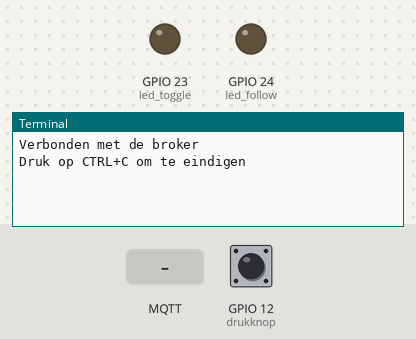
A program run on a simulated Raspberry Pi (BCM pin numbers). Parts: output pins drawn as LEDs (lit = HIGH), the last lines printed to the terminal. Inputs (shaded band) come from the test bench; at power-on: GPIO 12 (drukknop) HIGH. No MQTT or app messages arrive unless stated.

Above: at 1.3 s.
1.4 s: GPIO 12 (drukknop) pulled LOW for 0.15 s
At 2.5 s:
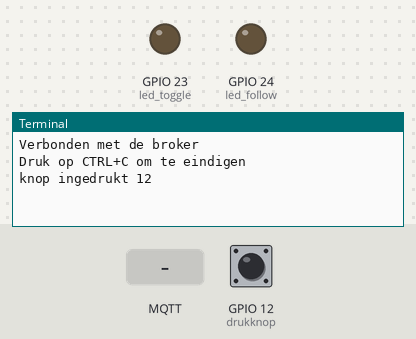
3.0 s: MQTT message "1" arrives on the first subscribed topic
At 3.7 s:
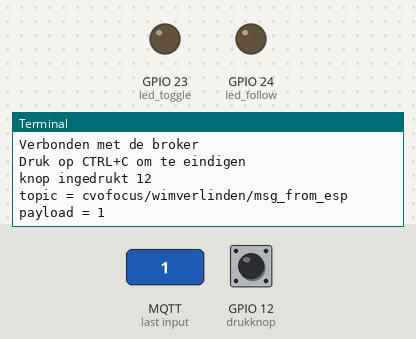
4.5 s: MQTT message "on" arrives on the first subscribed topic
At 4.8 s:
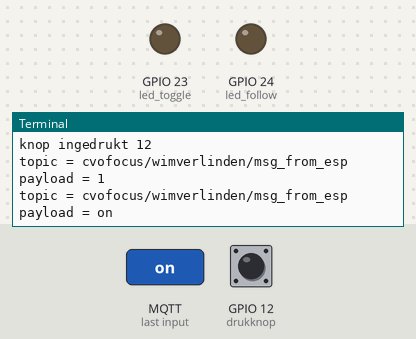
6.0 s: MQTT message "off" arrives on the first subscribed topic
At 7.2 s:
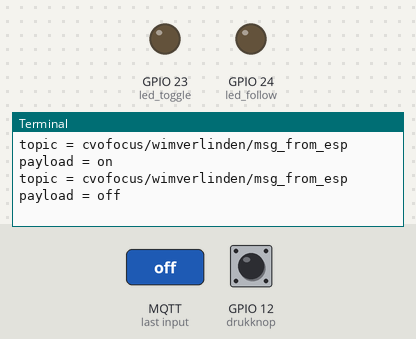

The program:

RP_MQTT_client_met_callback.py
```python
#Python MQTT client RP  met callback
# sudo pip install paho-mqtt
import paho.mqtt.client as mqtt #import the client1
import time
import sys

import RPi.GPIO as GPIO

#drukknop=18
drukknop=12
led_toggle =23
led_follow=24

GPIO.setwarnings(False)
GPIO.setmode(GPIO.BCM)

GPIO.setup(drukknop,GPIO.IN, pull_up_down=GPIO.PUD_UP)
GPIO.setup(led_toggle,GPIO.OUT)
GPIO.setup(led_follow,GPIO.OUT)


def fct_drukknop_falling(par):
    print("knop ingedrukt",par)
    client.publish("cvofocus/wimverlinden/msg_for_esp", "drukknop RP ingedrukt "+str(teller) )

GPIO.add_event_detect(drukknop,GPIO.FALLING, callback=fct_drukknop_falling, bouncetime=200)


def mqtt_message_arrived(client , userdata, msg):
    print("topic =" , msg.topic , "payload =" , msg.payload.decode())

client = mqtt.Client() #create new instance
client.on_message = mqtt_message_arrived

if client.connect("broker.mqttdashboard.com",1883, 60) !=0:
    print("Could not connect to MQTT Broker!")
    sys.exit(-1)

client.subscribe("cvofocus/wimverlinden/msg_from_esp")

print("Verbonden met de broker")

toestand_drukknop_daarnet=1
teller=0

try:
    print("Druk op CTRL+C om te eindigen")
    while True:
        client.loop_start()

except:
    client.loop_stop()
    print("Verbinding met broker verbreken")

client.disconnect()
print("Verbinding verbroken")  
```

Measured:
- after the input at 1.4 s, the terminal: prints a new line at once (image 1)
- after the input at 3.0 s, the terminal: prints a new line at once (image 2)
- after the input at 4.5 s, the terminal: prints a new line at once (image 3)
- after the input at 6.0 s, the terminal: prints a new line at once (image 4)
